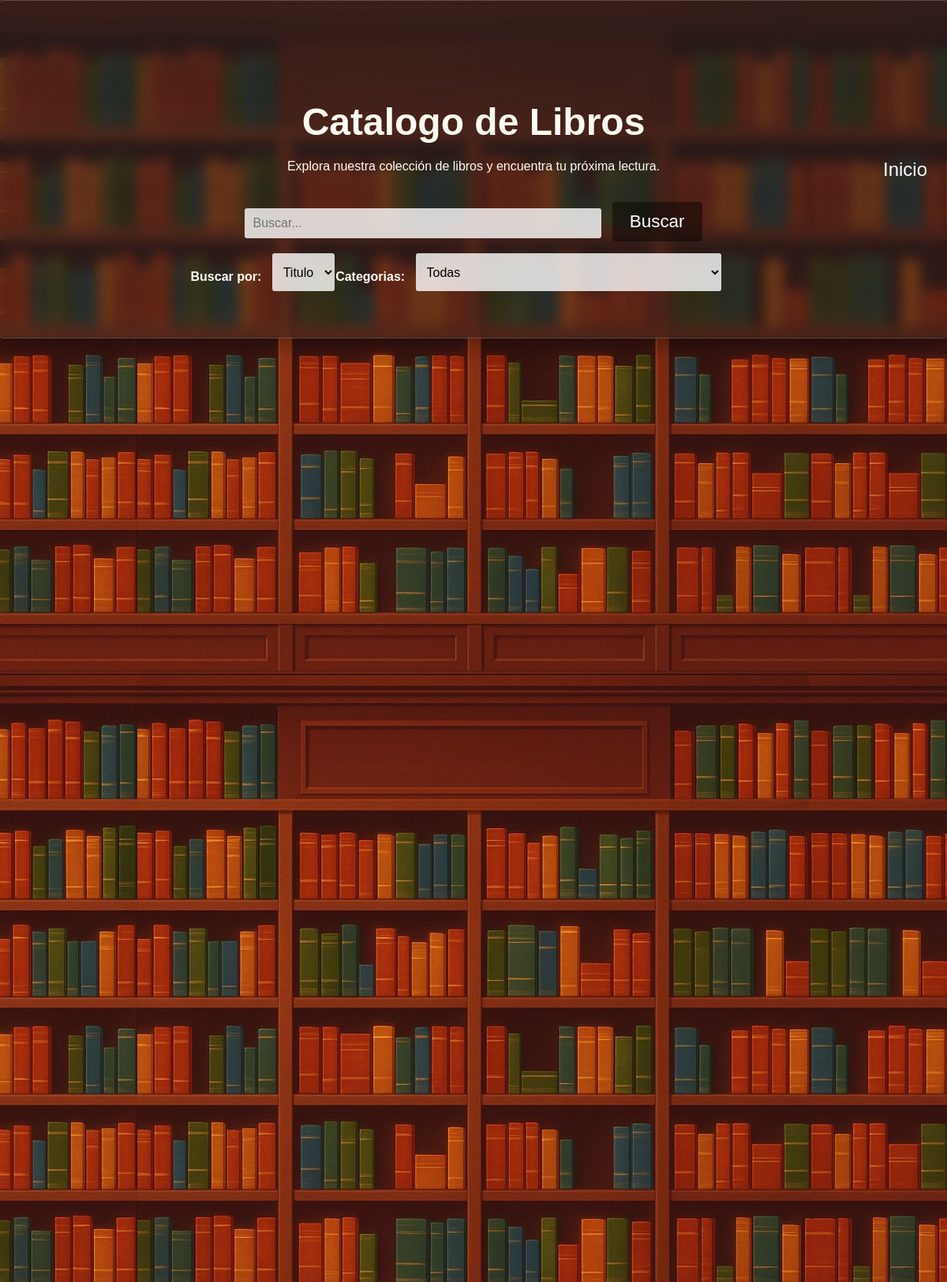
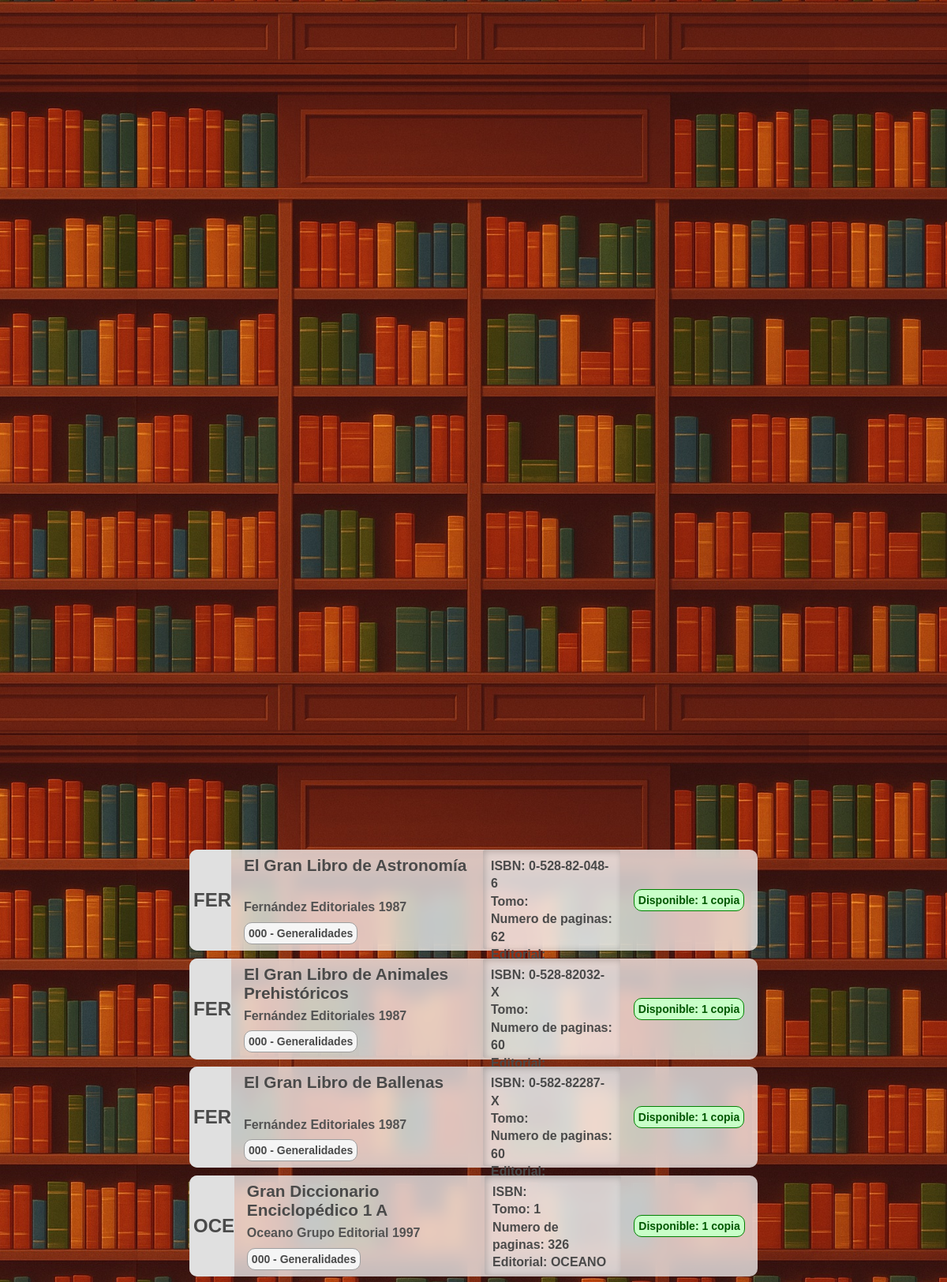
Page /libros (upper part) on the committed database (2 pictures, top to bottom).
### tables this page shows
CREATE TABLE "Libros" (
	"id_libro"	INTEGER,
	"Titulo"	TEXT NOT NULL,
	"Tomo"	INTEGER,
	"ano_publicacion"	TEXT,
	"ISBN"	TEXT,
	"numero_paginas"	INTEGER  NOT NULL,
	"numero_copias"	INTEGER  NOT NULL,
	PRIMARY KEY("id_libro" AUTOINCREMENT),
	UNIQUE("Titulo", "Tomo")
);

CREATE TABLE "Notaciones" (
	"id_notacion"	INTEGER NOT NULL,
	"notacion"	TEXT NOT NULL,
	"id_editorial"	INTEGER NOT NULL,
	"id_autor"	INTEGER NOT NULL,
	PRIMARY KEY("id_notacion" AUTOINCREMENT),
	FOREIGN KEY("id_autor") REFERENCES "Autores"("id_autor"),
	FOREIGN KEY("id_editorial") REFERENCES "Editoriales"("id_editorial"),
	UNIQUE("id_autor", "id_editorial")
);

CREATE TABLE "Autores" (
	"id_autor"	INTEGER NOT NULL,
	"nombre_autor"	TEXT NOT NULL,
	"apellido_autor"	TEXT NOT NULL,
	PRIMARY KEY("id_autor" AUTOINCREMENT),
		UNIQUE("nombre_autor", "apellido_autor")
);

CREATE TABLE "SistemaDewey" (
	"codigo_seccion"	TEXT NOT NULL,
	"seccion"	TEXT NOT NULL UNIQUE,
	PRIMARY KEY("codigo_seccion")
);

CREATE TABLE "Editoriales" (
	"id_editorial"	INTEGER,
	"editorial"	TEXT NOT NULL UNIQUE,
	PRIMARY KEY("id_editorial" AUTOINCREMENT)
);

### app.py (the view)
@app.route("/libros", methods=["GET", "POST"])
def libros():
    conexion = conexion_BD()
    query = conexion.cursor()
    pagina = request.args.get("page", 1, type=int) #Recibe el parametro de la URL llamado page
    libros_por_pagina = 16
    offset = (pagina - 1) * libros_por_pagina
    query.execute("select count(*) from Libros")
    total_libros = query.fetchone()[0]
    total_paginas = math.ceil(total_libros / libros_por_pagina)
    query.execute("""
        select l.id_libro, Titulo, tomo, ano_publicacion, ISBN, numero_paginas, numero_copias,
               sd.codigo_seccion, sd.seccion, a.nombre_autor, a.apellido_autor, e.editorial, n.notacion
        from Libros l
        join RegistroLibros r ON r.id_libro = l.id_libro
        join SistemaDewey sd ON sd.codigo_seccion = r.codigo_seccion
        join notaciones n ON n.id_notacion = r.id_notacion
        join Autores a ON a.id_autor = n.id_autor
        join Editoriales e ON e.id_editorial = n.id_editorial
        LIMIT ? OFFSET ?
    """, (libros_por_pagina, offset))
    libros = query.fetchall()
    query.execute("select * from SistemaDewey")
    categorias = query.fetchall()
    query.close()
    conexion.close()
    return render_template("libros.html",libros=libros,categorias=categorias,pagina=pagina,total_paginas=total_paginas)

### config.py (called while the page is built)
def conexion_BD():
    return sqlite3.connect(DB_PATH)

### templates/libros.html (shortened to what this page needs)
<!DOCTYPE html>
<html lang="es">
<head>
    <link rel="stylesheet" href="{{ url_for('static', filename='estilo_libros.css') }}">
    <link rel="stylesheet" href="{{ url_for('static', filename='barra_lateral.css') }}">
    <link rel="stylesheet" href="{{ url_for('static', filename='filtros.css') }}">
    <link rel="stylesheet" href="{{ url_for('static', filename='general.css') }}">
</head>
<body>
    <header>
        <div class="navbar fondo-cristal">
            {% if session %}
                <a href="{{ url_for('logout') }}">Cerrar sesion</a>
            {% else %}
                <a href="{{ url_for('inicio') }}">Inicio</a>
            {% endif %}
        </div>
    </header>
    <main>
        <div class="div-busqueda">
            <form class="frm-buscar" action="/buscar_libro" method="GET">
                <label for="buscar"><h1>Catalogo de Libros</h1>Explora nuestra colección de libros y encuentra tu próxima lectura.</label><br><br><br>
                <input class="buscar" id="cuadro-busqueda" type="text" name="buscar" autocomplete="off" placeholder="Buscar...">&nbsp;&nbsp;
                <section class="menu-filtros">
                    <nav>
                        <section>
                            <h4> Buscar por: &nbsp;&nbsp;</h4>
                            <select name="filtro-busqueda" id="filtro-busqueda">
                                <option value="Titulo"
                                    >
                                    Titulo
                                </option>
                            </select>
                        </section>
                        <section>
                            <h4> Categorias: &nbsp;&nbsp; </h4>
                            <select name="categorias" id="categorias">
                                <option value="Todas"
                                    >
                                    Todas
                                </option>
                            </select>
                        </section>
                    </nav>
                </section>
                <button id="btn-buscar" type="submit">Buscar</button>
            </form>
        </div>
        <div class="contendor-catalogo">
            {% for libro in libros%}
            <div class="libro">
                <span class="span-notacion"
                    {% if (libro[7]|int) < 100 %}
                        id="h2-seccion-0"
                    {% elif (libro[7]|int) < 200 %}
                        id="h2-seccion-1"
                    {% elif (libro[7]|int) < 300 %}
                        id="h2-seccion-2"
                    {% elif (libro[7]|int) < 400 %}
                        id="h2-seccion-3"
                    {% elif (libro[7]|int) < 500 %}
                        id="h2-seccion-4"
                    {% elif (libro[7]|int) < 600 %}
                        id="h2-seccion-5"
                    {% elif (libro[7]|int) < 700 %}
                        id="h2-seccion-6"
                    {% elif (libro[7]|int) < 800 %}
                        id="h2-seccion-7"
                    {% elif (libro[7]|int) < 900 %}
                        id="h2-seccion-8"
                    {% else %}
                        id="h2-seccion-9"
                    {% endif %} >
                    <h2>{{libro[12]}}</h2>
                </span>
                <span id="span-info-libros">
                    <h3>{{libro[1]}}</h3>
                    <h4>{{libro[9]}} {{libro[10]}}
                        {{libro[3]}} </h4>
                    <h5
                        {% if (libro[7]|int) < 100 %}
                            id="h4-seccion-0"
                        {% elif (libro[7]|int) < 200 %}
                            id="h4-seccion-1"
                        {% elif (libro[7]|int) < 300 %}
                            id="h4-seccion-2"
                        {% elif (libro[7]|int) < 400 %}
                            id="h4-seccion-3"
                        {% elif (libro[7]|int) < 500 %}
                            id="h4-seccion-4"
                        {% elif (libro[7]|int) < 600 %}
                            id="h4-seccion-5"
                        {% elif (libro[7]|int) < 700 %}
                            id="h4-seccion-6"
                        {% elif (libro[7]|int) < 800 %}
                            id="h4-seccion-7"
                        {% elif (libro[7]|int) < 900 %}
                            id="h4-seccion-8"
                        {% else %}
                            id="h4-seccion-9"
                        {% endif %} >
                        {{libro[7]}} - {{libro[8]}}
                    </h5>
                </span>
                <span id="span-datos-libro2">
                    <h4 class="h4-datos-libro2">
                        ISBN: {{libro[4]}}<br>
                        Tomo:  {{libro[2]}}<br>
                        Numero de paginas: {{libro[5]}}<br>
                        Editorial: {{libro[11]}}<br>
                    </h4>
                </span>
                <span id="span-disponibilidad-libros">
                    {% if (libro[6]|int) > 0 %}
                        <h4 id="h4-disponible">Disponible:
                            {% if (libro[6]|int == 1)%}
                                {{libro[6]}} copia
                            {% else %}
                                {{libro[6]}} copias
                            {% endif %}
                        </h4>
                    {% else %}
                        <h4 id="h4-no_disponible">No disponible</h4>
                    {% endif %}
                </span>
            </div>
            {% endfor %}
            <br><br><br><br>
        </div>
    </main>
</body>
</html>

### static/estilo_libros.css (style rules this page uses)
body { background-image: url('img/libros-loop-v2.jpg'); background-size: cover; background-position: top; }
main { height: 100vh; display: flex; flex-direction: column; justify-content: center; align-items: center; color: #fffbf2; }
.contendor-catalogo { display: block; position: absolute; width: 60%; height: auto; min-height: 70%; top: 50%; z-index: 0; margin: 2rem auto; }
.libro { background-color: rgba(255, 255, 255, 0.721); backdrop-filter: blur(10px); display: flex; position: relative; top: 1%; width: 100%; height: 8rem; border-radius: 10px; margin-bottom: .6rem; color: #4a4a4a; transition: 0.3s ease-in-out; }
.span-notacion { position: relative; display: flex; width: 8%; justify-content: center; align-items: center; border-top-left-radius: 10px; border-bottom-left-radius: 10px; }
.span-notacion h2 { margin-left: 5px; }
#h2-seccion-0 { background-color: #e0e0e0; color: #4a4a4a; }
#span-info-libros { position: relative; width: 55%; display: flex; align-items: center; }
#span-datos-libro2 { width: 30%; }
.h4-datos-libro2 { background-color: rgba(255, 255, 255, 0.252); padding: 10px; line-height: 1.4; margin: 0; height: 83%; border-radius: 3px; box-shadow: inset 2px 2px 8px rgba(0, 0, 0, 0.2); }
#span-info-libros h3 { margin-top: 8px; margin-left: 5%; position: absolute; top: 0%; font-size: 1.3rem; }
#span-info-libros h4 { margin-left: 5%; position: relative; margin-top: 40px; color: #535353; }
#span-info-libros h5 { margin-left: 5%; margin-bottom: 7px; position: absolute; bottom: 1%; border-radius: 10px; padding: 5px; font-size: 14px; }
#h4-seccion-0 { background-color: #f5f5f5; color: #4a4a4a; border: solid 1px #9e9e9e; }
#span-disponibilidad-libros { position: relative; width: 30%; border-top-right-radius: 15px; border-bottom-right-radius: 15px; display: flex; align-items: center; justify-content:center; flex-direction: column; }
#span-disponibilidad-libros h4 { border-radius: 10px; padding: 5px; font-size: 14px; }
#h4-disponible { background-color: rgb(200, 255, 200); color: rgb(0, 87, 0); border: solid 1px green; }
form select, form input { padding: 10px; font-size: 1rem; border-radius: 3px; border: none; background-color: rgba(255, 255, 255, 0.8); color: black; }
form select { height: 3rem; }
.div-busqueda { text-align: center; position: absolute; top: 5rem; height: 40%; width: 60%; padding: 15px; border-radius: 4px; }
.frm-buscar { display: inline; }
#cuadro-busqueda { width: 60%; }

### static/filtros.css (style rules this page uses)
.menu-filtros { position: absolute; display: flex; width: 100%; }
.menu-filtros nav { margin-top: 2%; display: flex; width: 90%; justify-content: space-evenly; }
h2 { margin-left: 14px; }
.menu-filtros nav section { display: flex; }

### static/general.css (style rules this page uses)
body { margin: 0; padding: 0; font-family: Arial, sans-serif; }
h1 { font-size: 3rem; margin-bottom: 20px; }
#btn-registrar, #btn-buscar, #btn-catalogo, #btn-login, #btn-registrar-prestamo { text-decoration: none; color: white; background-color: #00000071; padding: 12px 22px; font-size: 1.4rem; border: none; border-radius: 4px; transition: background-color 0.2s ease-in-out; }
.navbar { background-color: #00000071; width: 100%; height: 8%; position: absolute; top: 0px; display: flex; align-items: center; justify-content: flex-end; border-left: none !important; border-right: none !important; }
.navbar a { text-decoration: none; color: white; padding: 25px; font-size: 1.5rem; transition: 0.1s ease-in; border-radius: 4px; }
.fondo-cristal { background: linear-gradient(rgba(31,31,31,0.6),rgba(31,31,31,0.45)); backdrop-filter: blur(8px); box-shadow: 0 8px 32px 0 rgba(0,0,0,0.37); border: solid 1px rgba(255, 255, 255, 0.21); border-radius: 4px; }

### rows in the picture
Libros: notacion "FER", Titulo "El Gran Libro de Astronomía", nombre_autor "Fernández", apellido_autor "Editoriales", ano_publicacion "1987", codigo_seccion "000", seccion "Generalidades", ISBN "0-528-82-048-6", numero_paginas "62", editorial "FERNÁNDEZ EDITORIALES, S.A", numero_copias "1"
Libros: notacion "FER", Titulo "El Gran Libro de Animales Prehistóricos", nombre_autor "Fernández", apellido_autor "Editoriales", ano_publicacion "1987", codigo_seccion "000", seccion "Generalidades", ISBN "0-528-82032-X", numero_paginas "60", editorial "FERNÁNDEZ EDITORIALES, S.A", numero_copias "1"
Libros: notacion "FER", Titulo "El Gran Libro de Ballenas", nombre_autor "Fernández", apellido_autor "Editoriales", ano_publicacion "1987", codigo_seccion "000", seccion "Generalidades", ISBN "0-582-82287-X", numero_paginas "60", editorial "FERNÁNDEZ EDITORIALES, S.A", numero_copias "1"
Libros: notacion "OCE", Titulo "Gran Diccionario Enciclopédico 1 A", nombre_autor "Oceano", apellido_autor "Grupo Editorial", ano_publicacion "1997", codigo_seccion "000", seccion "Generalidades", Tomo "1", numero_paginas "326", editorial "OCEANO", numero_copias "1"
